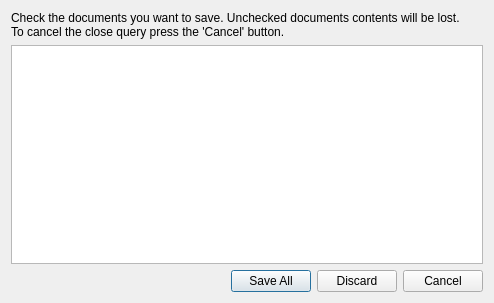
<?xml version="1.0" encoding="UTF-8"?>
<ui version="4.0">
 <class>StackedDocumentCloseQuery</class>
 <widget class="QDialog" name="StackedDocumentCloseQuery">
  <property name="geometry">
   <rect>
    <x>0</x>
    <y>0</y>
    <width>494</width>
    <height>303</height>
   </rect>
  </property>
  <layout class="QVBoxLayout" name="verticalLayout">
   <item>
    <widget class="QLabel" name="lInformations">
     <property name="text">
      <string>Check the documents you want to save. Unchecked documents contents will be lost.
To cancel the close query press the 'Cancel' button.</string>
     </property>
     <property name="wordWrap">
      <bool>true</bool>
     </property>
    </widget>
   </item>
   <item>
    <widget class="QTreeView" name="tvDocuments">
     <property name="editTriggers">
      <set>QAbstractItemView::NoEditTriggers</set>
     </property>
     <property name="alternatingRowColors">
      <bool>false</bool>
     </property>
     <property name="verticalScrollMode">
      <enum>QAbstractItemView::ScrollPerPixel</enum>
     </property>
     <property name="rootIsDecorated">
      <bool>false</bool>
     </property>
     <property name="uniformRowHeights">
      <bool>true</bool>
     </property>
     <property name="headerHidden">
      <bool>true</bool>
     </property>
    </widget>
   </item>
   <item>
    <widget class="QDialogButtonBox" name="dbbButtons">
     <property name="standardButtons">
      <set>QDialogButtonBox::Cancel|QDialogButtonBox::Discard|QDialogButtonBox::SaveAll</set>
     </property>
    </widget>
   </item>
  </layout>
 </widget>
 <resources/>
 <connections/>
</ui>
